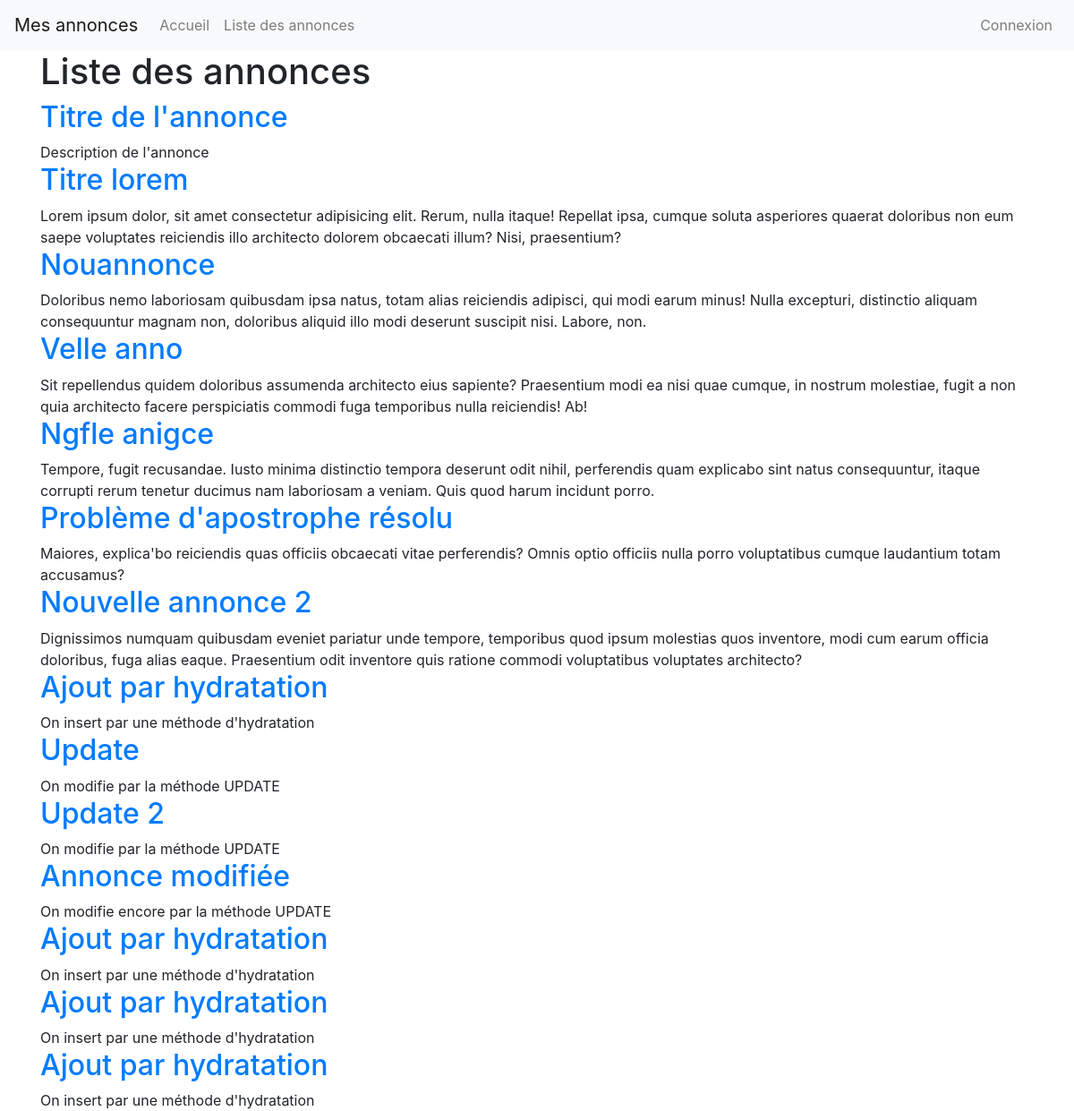
/annonces, run on the app's committed database.
### tables this page shows
CREATE TABLE `annonces` (
  `id` int(11) NOT NULL,
  `users_id` int(11) NOT NULL,
  `titre` varchar(255) NOT NULL,
  `description` longtext NOT NULL,
  `created_at` datetime NOT NULL DEFAULT CURRENT_TIMESTAMP,
  `actif` tinyint(1) NOT NULL DEFAULT '0'
);

### Controllers/Controller.php (called while the page is built, shortened)
<?php
abstract class Controller
{
    public function render(string $file, array $data = [], string $template = 'default')
    {
        extract($data);
        require_once ROOT . '/Views/'. $file .'.php';
        $contenu = ob_get_clean();
        require_once ROOT . '/Views/' . $template . '.php';
    }
}

### Controllers/AnnoncesController.php (called while the page is built, shortened)
<?php
class AnnoncesController extends Controller
{
    public function index()
    {
        $annonces = (new AnnoncesModel)->findBy(['actif' => 1]);
        $this->render('annonces/index', compact('annonces'));
    }
}

### public/index.php (called while the page is built, shortened)
<?php
require_once ROOT.'/Autoloader.php';
$app = new Main;
$app->start();

### Autoloader.php (called while the page is built, shortened)
<?php
class Autoloader
{
    static function autoload($class)
    {
        $class= str_replace(__NAMESPACE__ . '\\', '', $class);
        $class= str_replace('\\', '/', $class);
        $fichier= __DIR__ . '/' . $class . '.php';
    }
}

### Models/Model.php (called while the page is built, shortened)
<?php
Class Model extends Db
{
    protected $table;
    public function findBy(array $criteres)
    {
        $champs = [];
        $valeurs = [];
        foreach($criteres as $champ => $valeur) {
            $champs[] = "$champ = ?";
            $valeurs[] = $valeur;
        }
        $listeChamps = implode(' AND ', $champs);
        return $this->requete('SELECT * FROM ' . $this->table . ' WHERE ' . $listeChamps, $valeurs)->fetchAll();
    }
    public function requete(string $sql, array $attributs = null)
    {
        $this->db = Db::getInstance();
        if ($attributs !== null) {
            $query = $this->db->prepare($sql);
            $query->execute($attributs);
            return $query;
        } else {
            return $this->db->query($sql);
        }
    }
}

### Models/AnnoncesModel.php (called while the page is built, shortened)
<?php
class AnnoncesModel extends Model
{
    public function __construct()
    {
        $this->table = 'annonces';
    }
}

### Core/Db.php (called while the page is built, shortened)
<?php
class Db extends PDO
{
    private static $instance;
    private function __construct()
    {
        $_dsn = 'mysql:dbname=' . self::DB_NAME . ';host=' . self::DB_HOST;
    }
    public static function getInstance(): self
    {
        if(self::$instance === null){
            self::$instance = new self();
        }
        return self::$instance;
    }
}

### Views/annonces/index.php (the view)
<h1>Liste des annonces</h1>
<?php foreach($annonces as $annonce): ?>
    <article>
        <h2><a href="/annonces/lire/<?= $annonce->id ?>"><?= $annonce->titre ?></a></h2>
        <div><?= $annonce->description ?></div>
    </article>
<?php endforeach ?>

### Core/Main.php (shortened to what this page needs)
<?php
class Main
{
    public function start()
    {
        $params = explode('/', $_GET['p']);
        if ($params[0] != '') {
            $controller = 'App\\Controllers\\'. ucfirst(array_shift($params)) . 'Controller';
            $controller = new $controller;
            $method = (isset($params[0]) ? array_shift($params) : 'index');
            if (method_exists($controller, $method)) {
                (isset($params[0])) ? call_user_func_array([$controller, $method], $params) : $controller->$method();
            } else {
                http_response_code(404);
                echo "La page recherchée n'existe pas";
            }
        } else {
            $controller = new MainController;
            $controller->index();
        }
    }
}

### Views/default.php (shortened to what this page needs)
<!DOCTYPE html>
<html lang="fr">
    <head>
        <link rel="stylesheet" href="https://cdn.jsdelivr.net/npm/bootstrap@4.5.3/dist/css/bootstrap.min.css">
    </head>
    <body>
        <nav class="navbar navbar-expand-lg navbar-light bg-light">
            <a class="navbar-brand" href="/">Mes annonces</a>
            <div class="collapse navbar-collapse" id="navbarSupportedContent">
                <ul class="navbar-nav mr-auto">
                    <li class="nav-item">
                        <a class="nav-link" href="/">Accueil</a>
                    </li>
                    <li class="nav-item">
                        <a class="nav-link" href="/annonces">Liste des annonces</a>
                    </li>
                </ul>
                <ul class="navbar-nav ml-auto">
                    <?php if(isset($_SESSION['user']) && !empty($_SESSION['user']['id'])): ?>
                        <li class="nav-item">
                            <a class="nav-link" href="/users/profil">Profil</a>
                        </li>
                        <li class="nav-item">
                            <a class="nav-link" href="/users/logout">Déconnexion</a>
                        </li>
                    <?php else: ?>
                        <li class="nav-item">
                            <a class="nav-link" href="/users/login">Connexion</a>
                        </li>
                    <?php endif; ?>
                </ul>
            </div>
        </nav>
        <div class="container">
            <?= $contenu ?>
        </div>
    </body>
</html>

### data on the page
annonces: titre "Titre de l'annonce", description "Description de l'annonce"
annonces: titre "Titre lorem", description "Lorem ipsum dolor, sit amet consectetur adipisicing elit. Rerum, nulla itaque! Repellat ipsa, cumque soluta asperiores quaerat doloribus non eum saepe voluptates reiciendis illo architecto dolorem obcaecati illum? Nisi, praesentium?"
annonces: titre "Nouannonce", description "Doloribus nemo laboriosam quibusdam ipsa natus, totam alias reiciendis adipisci, qui modi earum minus! Nulla excepturi, distinctio aliquam consequuntur magnam non, doloribus aliquid illo modi deserunt suscipit nisi. Labore, non."
annonces: titre "Velle anno", description "Sit repellendus quidem doloribus assumenda architecto eius sapiente? Praesentium modi ea nisi quae cumque, in nostrum molestiae, fugit a non quia architecto facere perspiciatis commodi fuga temporibus nulla reiciendis! Ab!"
annonces: titre "Ngfle anigce", description "Tempore, fugit recusandae. Iusto minima distinctio tempora deserunt odit nihil, perferendis quam explicabo sint natus consequuntur, itaque corrupti rerum tenetur ducimus nam laboriosam a veniam. Quis quod harum incidunt porro."
annonces: titre "Problème d'apostrophe résolu", description "Maiores, explica'bo reiciendis quas officiis obcaecati vitae perferendis? Omnis optio officiis nulla porro voluptatibus cumque laudantium totam accusamus?"
annonces: titre "Nouvelle annonce 2", description "Dignissimos numquam quibusdam eveniet pariatur unde tempore, temporibus quod ipsum molestias quos inventore, modi cum earum officia doloribus, fuga alias eaque. Praesentium odit inventore quis ratione commodi voluptatibus voluptates architecto?"
annonces: titre "Ajout par hydratation", description "On insert par une méthode d'hydratation"
annonces: titre "Update", description "On modifie par la méthode UPDATE"
annonces: titre "Update 2", description "On modifie par la méthode UPDATE"
annonces: titre "Annonce modifiée", description "On modifie encore par la méthode UPDATE"
annonces: titre "Ajout par hydratation", description "On insert par une méthode d'hydratation"
annonces: titre "Ajout par hydratation", description "On insert par une méthode d'hydratation"
annonces: titre "Ajout par hydratation", description "On insert par une méthode d'hydratation"
